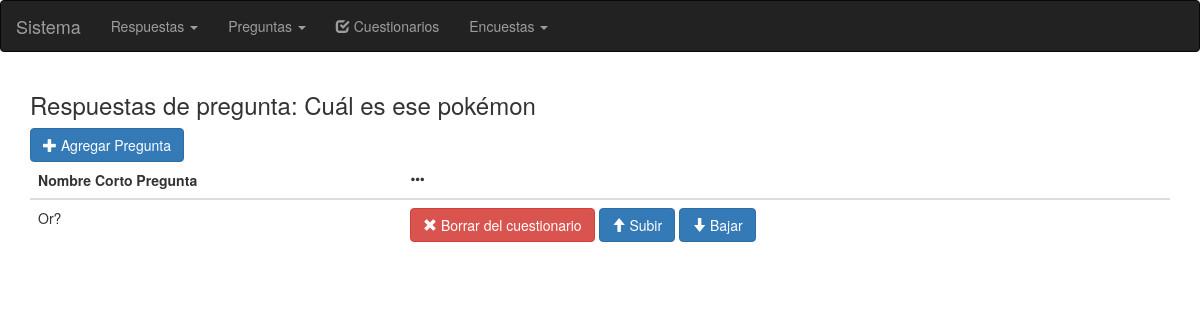
Screenshot of /cuestionario/preguntas/1 with the database file from the repository.
### tables this page shows
CREATE TABLE IF NOT EXISTS `cuestionario` (
`idCuestionario` int(11) NOT NULL,
  `nombreCuestionario` varchar(600) NOT NULL
);

CREATE TABLE IF NOT EXISTS `pregunta_cuestionario` (
  `idPregunta` int(11) NOT NULL,
  `idCuestionario` int(11) NOT NULL,
  `secuencia` int(11) NOT NULL
);

CREATE TABLE IF NOT EXISTS `pregunta` (
`idPregunta` int(11) NOT NULL,
  `nombreCortoPregunta` varchar(200) NOT NULL,
  `descripcionPregunta` varchar(4000) NOT NULL
);

### application/controllers/cuestionario.php (called while the page is built, shortened)
<?php if ( ! defined('BASEPATH')) exit('No direct script access allowed');
class Cuestionario extends CI_Controller {
    function __construct() {
        $this->load->helper('url');
        $this->load->helper('form');
        $this->load->model('modelo_cuestionario');
    }
    function preguntas() {
        $idCuestionario = $this->uri->segment(3);
        $cuestionario = $this->modelo_cuestionario->obtener($idCuestionario);
        $preguntas = $this->modelo_cuestionario->obtenerPreguntas($idCuestionario);
        $data = array('id' => $idCuestionario, 'cuestionario' => $cuestionario, 'preguntas' => $preguntas);
        $this->load->view('headers');
        $this->load->view('navbar');
        if ($cuestionario == false || $preguntas == false) {
            echo 'Error al consultar la base de datos';
        } else {
            $this->load->view('cuestionario/listaPreguntas', $data);
        }
        $this->load->view('footer');
    }
}

### index.php (called while the page is built, shortened)
<?php
require_once BASEPATH.'core/CodeIgniter.php';

### application/models/modelo_cuestionario.php (called while the page is built, shortened)
<?php if ( ! defined('BASEPATH')) exit('No direct script access allowed');
class modelo_cuestionario extends CI_Model{
    function obtener($id) {
        try {
            return $this->db->get_where('cuestionario', array('idCuestionario' => $id));
        } catch (Exception $ex) {
            return false;
        }
    }
    function obtenerPreguntas($idCuestionario) {
        try {
            $this->db->select('*');
            $this->db->from('pregunta_cuestionario');
            $this->db->order_by('secuencia', 'asc');
            $this->db->where('idCuestionario', $idCuestionario);
            $this->db->join('pregunta', 'pregunta_cuestionario.idPregunta = pregunta.idPregunta');
            return $this->db->get();
        } catch (Exception $ex) {
            return false;
        }
    }
}

### application/views/cuestionario/listaPreguntas.php (the view)
<div class="container">
    <h3>Respuestas de pregunta: <?= $cuestionario->result()[0]->nombreCuestionario ?></h3>
    <a href="<?= base_url('/cuestionario/agregarpregunta/'.$id) ?>" class="btn btn-primary"><span class="glyphicon glyphicon-plus"></span> Agregar Pregunta</a>
    <table class="table">
        <thead>
            <tr>
                <th>Nombre Corto Pregunta</th>
                <th><span class="glyphicon glyphicon-option-horizontal"></span></th>
            </tr>
        </thead>
        <tbody>
<?php
    foreach ($preguntas->result() as $row) {
        ?>
            <tr>
                <td><?= $row->nombreCortoPregunta ?></td>
                <td>
                    <a href="#" class="btn btn-danger"><span class="glyphicon glyphicon-remove"></span> Borrar del cuestionario</a>
                    <a href="#" class="btn btn-primary"><span class="glyphicon glyphicon-arrow-up"></span> Subir</a>
                    <a href="#" class="btn btn-primary"><span class="glyphicon glyphicon-arrow-down"></span> Bajar</a>
                </td>
            </tr>
        <?php
    }
?>
    </tbody>
    </table>
</div>

### rows the page displays
cuestionario: nombreCuestionario "Cuál es ese pokémon"
pregunta_cuestionario: idPregunta.nombreCortoPregunta "Or?"
